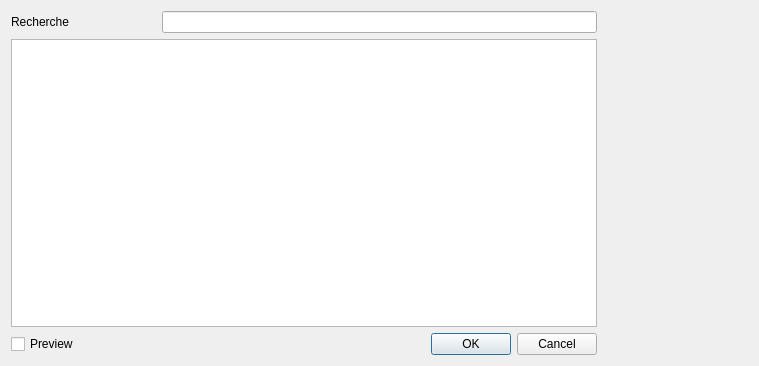
<?xml version="1.0" encoding="UTF-8"?>
<ui version="4.0">
 <class>Dialog</class>
 <widget class="QDialog" name="Dialog">
  <property name="geometry">
   <rect>
    <x>0</x>
    <y>0</y>
    <width>759</width>
    <height>366</height>
   </rect>
  </property>
  <property name="windowTitle">
   <string>Asset Picker</string>
  </property>
  <layout class="QGridLayout" name="gridLayout">
   <item row="1" column="0" rowspan="2" colspan="4">
    <widget class="QListView" name="list"/>
   </item>
   <item row="3" column="0">
    <widget class="QCheckBox" name="checkBox">
     <property name="text">
      <string>Preview</string>
     </property>
    </widget>
   </item>
   <item row="0" column="0">
    <widget class="QLabel" name="label">
     <property name="text">
      <string>Recherche</string>
     </property>
    </widget>
   </item>
   <item row="0" column="1" colspan="3">
    <widget class="QLineEdit" name="ln_search"/>
   </item>
   <item row="1" column="4" rowspan="2">
    <widget class="FileViewer" name="fileViewer" native="true"/>
   </item>
   <item row="3" column="1" colspan="3">
    <widget class="QDialogButtonBox" name="buttonBox_2">
     <property name="standardButtons">
      <set>QDialogButtonBox::Cancel|QDialogButtonBox::Ok</set>
     </property>
    </widget>
   </item>
  </layout>
 </widget>
 <customwidgets>
  <customwidget>
   <class>FileViewer</class>
   <extends>QWidget</extends>
   <header>FileManager/FileViewer.h</header>
   <container>1</container>
  </customwidget>
 </customwidgets>
 <resources/>
 <connections>
  <connection>
   <sender>buttonBox_2</sender>
   <signal>accepted()</signal>
   <receiver>Dialog</receiver>
   <slot>accept()</slot>
   <hints>
    <hint type="sourcelabel">
     <x>404</x>
     <y>341</y>
    </hint>
    <hint type="destinationlabel">
     <x>539</x>
     <y>280</y>
    </hint>
   </hints>
  </connection>
  <connection>
   <sender>buttonBox_2</sender>
   <signal>rejected()</signal>
   <receiver>Dialog</receiver>
   <slot>reject()</slot>
   <hints>
    <hint type="sourcelabel">
     <x>425</x>
     <y>349</y>
    </hint>
    <hint type="destinationlabel">
     <x>613</x>
     <y>273</y>
    </hint>
   </hints>
  </connection>
 </connections>
 <slots>
  <slot>search(QString)</slot>
 </slots>
</ui>
